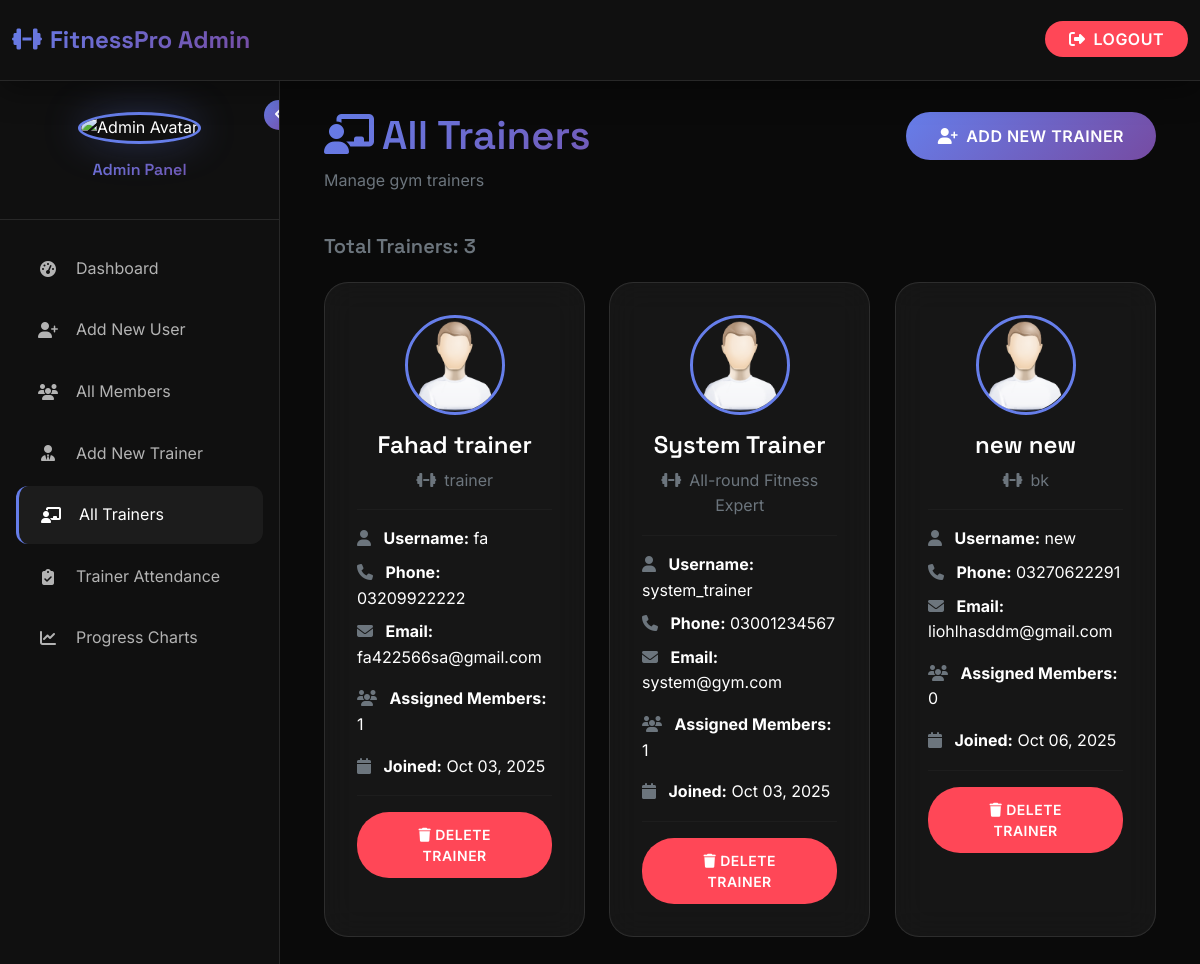
The app's page /all_trainers (signed in) with its own data.
### gym_management/gym_app/models.py (models this page shows, shortened)
class Trainer(models.Model):
    first_name = models.CharField(max_length=50)
    last_name = models.CharField(max_length=50)
    email = models.CharField(max_length=50, null=True, blank=True)
    phone_number = models.CharField(max_length=20)
    username = models.CharField(max_length=150, unique=True)
    password = models.CharField(max_length=100)
    specialization = models.CharField(max_length=200, null=True, blank=True)
    image = models.ImageField(upload_to="trainers/", default="trainers/default.png", null=True, blank=True)
    created_at = models.DateTimeField(auto_now_add=True)

### gym_management/gym_app/views.py (the view)
# urls.py: path('all_trainers', views.all_trainers, name='all_trainers'),
def all_trainers(request):
    if 'admin_logged_in' not in request.session:
        return redirect('/admin_login')
    trainers = Trainer.objects.all()
    data = {
        'trainers': trainers,
        'pending_count': Gym_user.get_pending_approvals().count(),
        'trainer_request_count': Gym_user.get_trainer_requests().count()
    }
    return render(request, 'admin/all_trainers.html', data)

### gym_management/gym_app/models.py (called while the page is built)
    @staticmethod
    def get_pending_approvals():
        return Gym_user.objects.filter(is_approved=False)

    @staticmethod
    def get_trainer_requests():
        return Gym_user.objects.filter(trainer_requested=True, assigned_trainer=None)

### gym_management/gym_app/templates/admin/all_trainers.html (shortened to what this page needs)
{% extends 'base_admin.html' %}
{% load static %}
{% block content %}
<div class="container-fluid">
    <div class="row mb-4" data-aos="fade-down">
        <div class="col-md-6">
            <h1 class="gradient-text"><i class="fas fa-chalkboard-teacher me-2"></i>All Trainers</h1>
            <p class="text-secondary">Manage gym trainers</p>
        </div>
        <div class="col-md-6 text-end">
            <a href="{% url 'add_trainer' %}" class="btn btn-primary">
                <i class="fas fa-user-plus me-2"></i>Add New Trainer
            </a>
        </div>
    </div>
    <div class="row mb-3" data-aos="fade-right">
        <div class="col-12">
            <h5 class="text-secondary">Total Trainers: {{ trainers.count }}</h5>
        </div>
    </div>
    <div class="row" data-aos="fade-up" data-aos-delay="100">
        {% if trainers %}
            {% for trainer in trainers %}
            <div class="col-md-6 col-lg-4 mb-4" data-aos="zoom-in" data-aos-delay="{{ forloop.counter0|add:100 }}">
                <div class="dashboard-card">
                    <div class="text-center mb-3">
                        {% if trainer.image %}
                            <img src="{{ trainer.image.url }}" alt="{{ trainer.first_name }}"
                                 style="width: 100px; height: 100px; border-radius: 50%; object-fit: cover; border: 3px solid var(--accent-primary);">
                        {% else %}
                            <div style="width: 100px; height: 100px; border-radius: 50%; background: var(--primary-gradient);
                                        display: inline-flex; align-items: center; justify-content: center; font-size: 2rem; font-weight: 600; border: 3px solid var(--accent-primary);">
                                {{ trainer.first_name.0 }}{{ trainer.last_name.0 }}
                            </div>
                        {% endif %}
                    </div>
                    <h4 class="text-center mb-2">{{ trainer.first_name }} {{ trainer.last_name }}</h4>
                    {% if trainer.specialization %}
                    <p class="text-center text-secondary mb-3">
                        <i class="fas fa-dumbbell me-2"></i>{{ trainer.specialization }}
                    </p>
                    {% endif %}
                    <hr style="border-color: var(--border-color);">
                    <div class="mb-2">
                        <i class="fas fa-user text-secondary me-2"></i>
                        <strong>Username:</strong> {{ trainer.username }}
                    </div>
                    <div class="mb-2">
                        <i class="fas fa-phone text-secondary me-2"></i>
                        <strong>Phone:</strong> {{ trainer.phone_number }}
                    </div>
                    {% if trainer.email %}
                    <div class="mb-3">
                        <i class="fas fa-envelope text-secondary me-2"></i>
                        <strong>Email:</strong> {{ trainer.email }}
                    </div>
                    {% endif %}
                    <div class="mb-3">
                        <i class="fas fa-users text-secondary me-2"></i>
                        <strong>Assigned Members:</strong> {{ trainer.assigned_members.count }}
                    </div>
                    <div class="mb-2">
                        <i class="fas fa-calendar text-secondary me-2"></i>
                        <strong>Joined:</strong> {{ trainer.created_at|date:"M d, Y" }}
                    </div>
                    <hr style="border-color: var(--border-color);">
                    <div class="text-center">
                        <a href="{% url 'delete_trainer' trainer.id %}"
                           class="btn btn-danger btn-sm"
                           onclick="return confirm('Are you sure you want to delete {{ trainer.first_name }} {{ trainer.last_name }}? This will unassign all their members.')">
                            <i class="fas fa-trash me-1"></i>Delete Trainer
                        </a>
                    </div>
                </div>
            </div>
            {% endfor %}
        {% endif %}
    </div>
</div>
{% endblock %}

### gym_management/gym_app/templates/base_admin.html (style rules this page uses)
:root { --primary-gradient: linear-gradient(135deg, #667eea 0%, #764ba2 100%); --secondary-gradient: linear-gradient(135deg, #f093fb 0%, #f5576c 100%); --accent-gradient: linear-gradient(135deg, #4facfe 0%, #00f2fe 100%); --dark-gradient: linear-gradient(135deg, #0c0c0c 0%, #1a1a1a 100%); --bg-primary: #0a0a0a; --bg-secondary: #111111; --bg-tertiary: #1a1a1a; --bg-card: rgba(255, 255, 255, 0.05); --bg-sidebar: rgba(17, 17, 17, 0.95); --text-primary: #ffffff; --text-secondary: #b3b3b3; --text-muted: #666666; --accent-primary: #667eea; --accent-secondary: #764ba2; --accent-danger: #ff4757; --accent-success: #2ed573; --accent-warning: #ffa502; --border-color: rgba(255, 255, 255, 0.1); --border-hover: rgba(255, 255, 255, 0.2); --shadow-sm: 0 2px 8px rgba(0, 0, 0, 0.3); --shadow-md: 0 8px 32px rgba(0, 0, 0, 0.4); --shadow-lg: 0 16px 64px rgba(0, 0, 0, 0.5); --shadow-glow: 0 0 40px rgba(102, 126, 234, 0.3); --blur-sm: blur(8px); --blur-md: blur(16px); --blur-lg: blur(32px); }
* { margin: 0; padding: 0; box-sizing: border-box; }
html { scroll-behavior: smooth; }
body { font-family: 'Inter', -apple-system, BlinkMacSystemFont, 'Segoe UI', sans-serif; background: var(--bg-primary); color: var(--text-primary); line-height: 1.6; overflow-x: hidden; -webkit-font-smoothing: antialiased; -moz-osx-font-smoothing: grayscale; }
h1, h2, h3, h4, h5, h6 { font-family: 'Space Grotesk', sans-serif; font-weight: 600; line-height: 1.2; }
.dashboard-card { background: var(--bg-card); backdrop-filter: var(--blur-md); border: 1px solid var(--border-color); border-radius: 1.5rem; padding: 2rem; transition: all 0.3s cubic-bezier(0.4, 0, 0.2, 1); position: relative; overflow: hidden; text-decoration: none; color: inherit; display: block; height: 100%; }
.dashboard-card::before { content: ''; position: absolute; top: 0; left: 0; right: 0; height: 3px; background: var(--primary-gradient); opacity: 0; transition: opacity 0.3s ease; }
.btn-primary { background: var(--primary-gradient); border: none; padding: 0.75rem 2rem; font-weight: 600; border-radius: 2rem; transition: all 0.3s cubic-bezier(0.4, 0, 0.2, 1); text-transform: uppercase; letter-spacing: 0.5px; color: white; }
.btn-danger { background: var(--accent-danger); border: none; padding: 0.75rem 2rem; font-weight: 600; border-radius: 2rem; transition: all 0.3s cubic-bezier(0.4, 0, 0.2, 1); text-transform: uppercase; letter-spacing: 0.5px; color: white; }
.gradient-text { background: var(--primary-gradient); -webkit-background-clip: text; -webkit-text-fill-color: transparent; background-clip: text; }

### records on screen
Trainer: image (placeholder picture), first_name "Fahad", last_name "trainer", specialization "trainer", username "fa", phone_number "03209922222", email "fa422566sa@gmail.com", assigned_members.count "1", created_at "Oct 03, 2025"
Trainer: image (placeholder picture), first_name "System", last_name "Trainer", specialization "All-round Fitness Expert", username "system_trainer", phone_number "03001234567", email "system@gym.com", assigned_members.count "1", created_at "Oct 03, 2025"
Trainer: image (placeholder picture), first_name "new", last_name "new", specialization "bk", username "new", phone_number "03270622291", email "liohlhasddm@gmail.com", assigned_members.count "0", created_at "Oct 06, 2025"

### other values on screen
{{ trainers.count }} "3"
